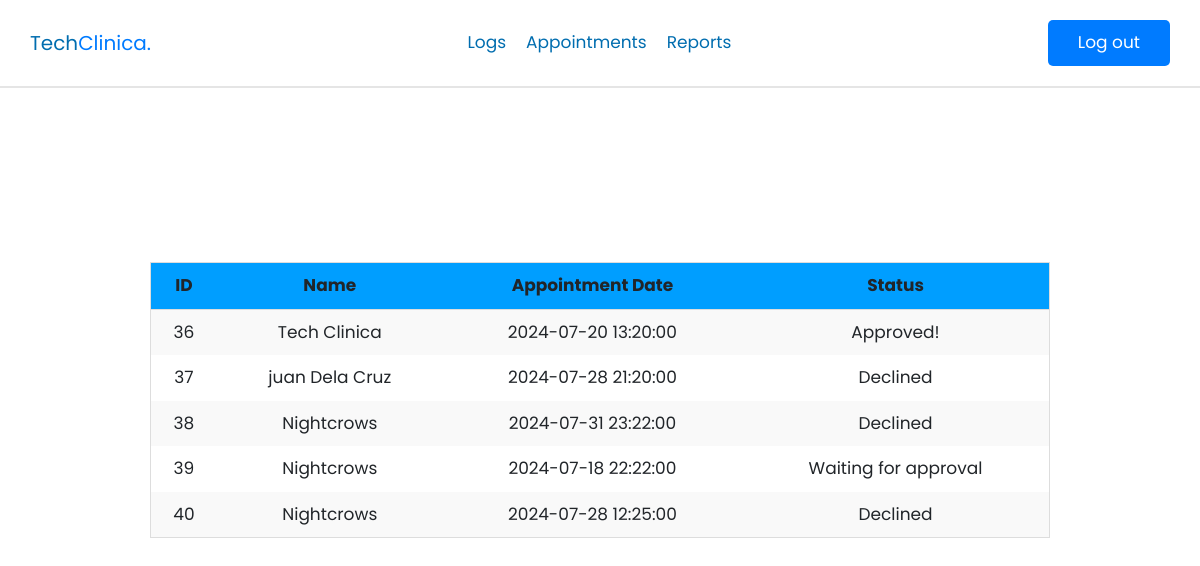
The page /Appointment_reports.php on the database its author committed.
### tables this page shows
CREATE TABLE `appointment_table` (
  `appointment_id` int(50) NOT NULL,
  `appointment_user` varchar(100) NOT NULL,
  `appointment_email` varchar(100) NOT NULL,
  `appointment_number` int(50) NOT NULL,
  `appointment_date` datetime NOT NULL,
  `appointment_status` varchar(50) NOT NULL
);

### Appointment_reports.php (the view, shortened to what this page needs)
<!DOCTYPE html>
<html lang="en">
<head>
   <link rel="stylesheet" href="style.css">
   <link rel="stylesheet" href="https://cdnjs.cloudflare.com/ajax/libs/font-awesome/6.0.0/css/all.min.css">
   <link rel="stylesheet" href="https://cdnjs.cloudflare.com/ajax/libs/bootstrap/4.6.1/css/bootstrap.min.css">
</head>
<body>
<header class="header fixed-top">
   <div class="container">
      <div class="row align-items-center justify-content-between">
         <a href="#" class="logo">Tech<span>Clinica.</span></a>
         <nav class="nav">
            <a href="admin_logs.php">Logs</a>
            <a href="admin_dashboard.php">Appointments</a>
            <a href="Appointment_Reports.php">Reports</a>
         </nav>
         <a href="login.php" class="link-btn">Log out</a>
      </div>
   </div>
</header>
</body>
<?php
$host = 'localhost';
$dbname = 'techclinica';
$username = 'root';
$password = 'admin';
$conn = new mysqli($host, $username, $password, $dbname);
$sql = "SELECT appointment_id, appointment_user, appointment_date, appointment_status FROM appointment_table";
$result = $conn->query($sql);
if ($result->num_rows > 0) {
    echo "<table border='5'>
            <tr>
                <th>ID</th>
                <th>Name</th>
                <th>Appointment Date</th>
                <th>Status</th>
            </tr>";
    while ($row = $result->fetch_assoc()) {
        echo "<tr>
                <td>".$row['appointment_id']."</td>
                <td>".$row['appointment_user']."</td>
                <td>".$row['appointment_date']."</td>
                <td>".$row['appointment_status']."</td>
                ";
    }
    echo "</table>";
} else {
    echo "No appointments found.";
}
?>
</html>

### style.css (style rules this page uses)
:root { --blue: #009eff; --black: #006daf; --white: #fff; --light-color: #666; --light-bg: #eee; --border: 0.2rem solid rgba(0, 0, 0, 0.1); --box-shadow: 0 0.5rem 1rem rgba(0, 0, 0, 0.1); }
* { font-family: "Poppins", sans-serif; margin: 0; padding: 0; box-sizing: border-box; outline: none; border: none; text-decoration: none !important; }
html { font-size: 62.5%; overflow-x: hidden; scroll-behavior: smooth; scroll-padding-top: 6.5rem; }
.link-btn { display: inline-block; padding: 1rem 3rem; border-radius: 0.5rem; background-color: var(--blue); cursor: pointer; font-size: 1.7rem; color: var(--white); }
.header { padding: 2rem; border-bottom: var(--border); }
.header .logo { font-size: 2rem; color: var(--black); }
.header .logo span { color: var(--blue); }
.header .nav a { margin: 0 1rem; font-size: 1.7rem; color: var(--black); }
body { display: flex; align-items: center; justify-content: center; font-family: sans-serif; line-height: 1.5; min-height: 100vh; background: #f3f3f3; flex-direction: column; margin: 0; }

### Appointment_reports.php (style rules this page uses)
table { border-collapse: collapse; width: 75%; border: 1px solid #ddd; font-family: Arial, sans-serif; font-size: 17px; }
th, td { padding: 10px; text-align: center; }
th { background-color: #009EFF; border-bottom: 1px solid #ddd; }
tr:nth-child(even) { background-color: #f9f9f9; }

### rows shown on the page
appointment_table: appointment_id "36", appointment_user "Tech Clinica", appointment_date "2024-07-20 13:20:00", appointment_status "Approved!"
appointment_table: appointment_id "37", appointment_user "juan Dela Cruz", appointment_date "2024-07-28 21:20:00", appointment_status "Declined"
appointment_table: appointment_id "38", appointment_user "Nightcrows", appointment_date "2024-07-31 23:22:00", appointment_status "Declined"
appointment_table: appointment_id "39", appointment_user "Nightcrows", appointment_date "2024-07-18 22:22:00", appointment_status "Waiting for approval"
appointment_table: appointment_id "40", appointment_user "Nightcrows", appointment_date "2024-07-28 12:25:00", appointment_status "Declined"
